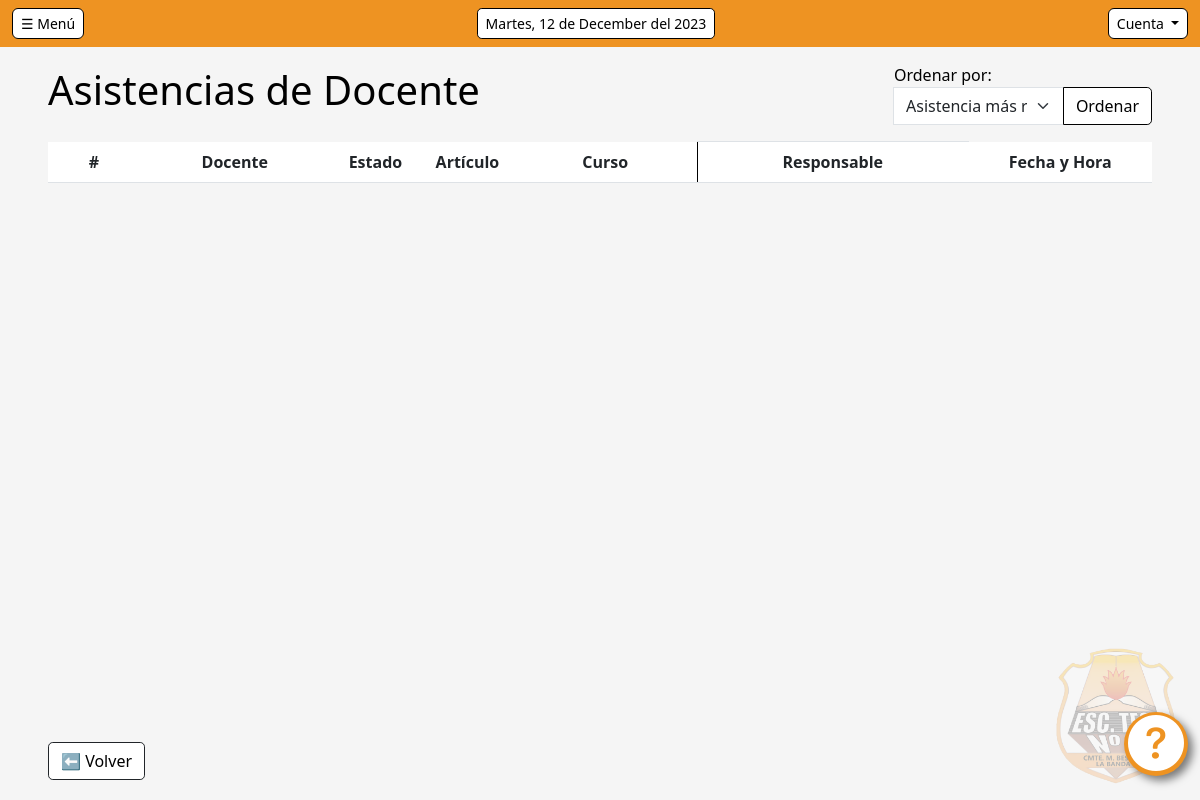
The page /gestion/Docente/Asistencia/4 (signed in) on the database as committed earlier.
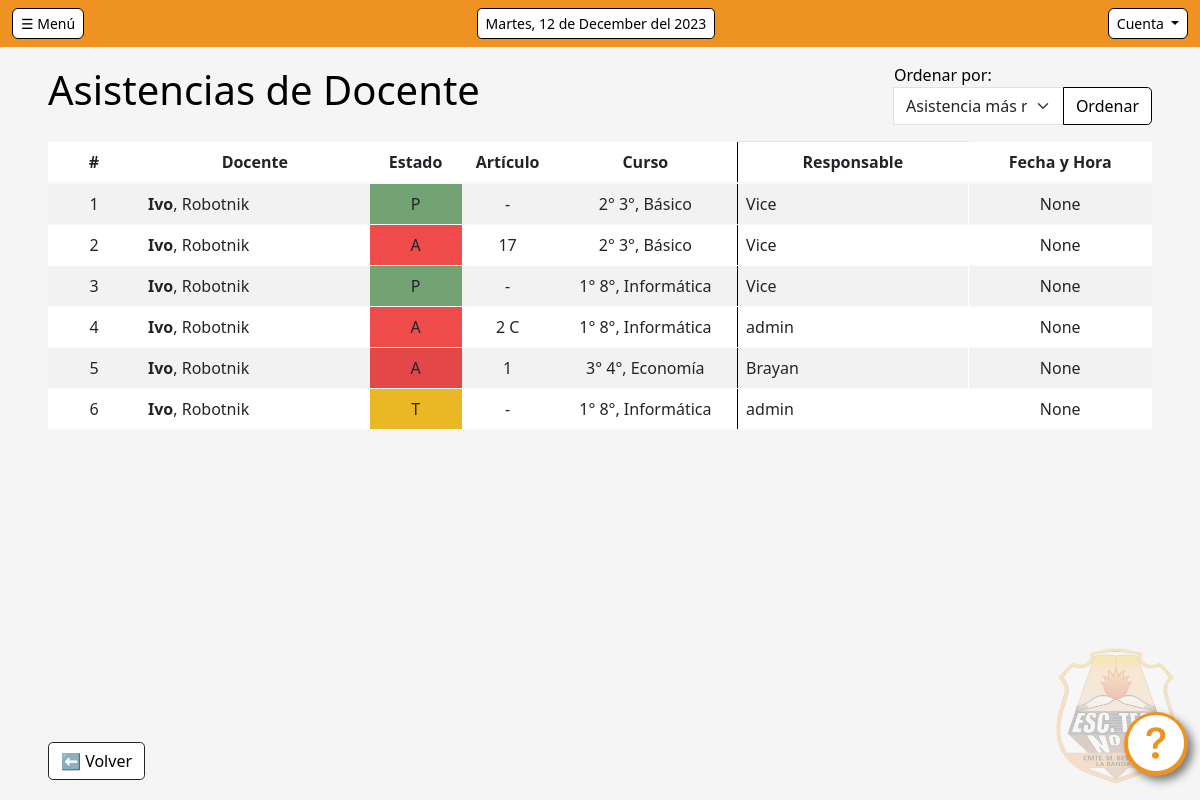
The same page on the database as committed later.
### scd/models.py (models this page shows, shortened)
class Asistencia(models.Model):
    id_asi = models.AutoField(primary_key=True)
    fecha = models.DateField(default=timezone.now, blank=False)
    asistencia = models.CharField(max_length=1, blank=False)
    articulo = models.CharField(max_length=20, blank=True)
    responsable = models.CharField(max_length=100)  # nuevo
    modificacion = models.DateTimeField(default=timezone.now, blank=False) # agregado: hora | agregado
    id_cla = models.ForeignKey(Clase, on_delete=models.CASCADE, null=True) # agregado: null

class Clase(models.Model):
    id_cla = models.AutoField(primary_key=True)
    id_hor = models.ForeignKey(Horario, on_delete=models.CASCADE)
    id_cur = models.ForeignKey(Curso, on_delete=models.CASCADE)
    id_dm = models.ForeignKey(doc_mat, on_delete=models.CASCADE)

class doc_mat(models.Model):
    id_dm = models.AutoField(primary_key=True)
    id_doc = models.ForeignKey(Docente, on_delete=models.CASCADE)
    id_mat = models.ForeignKey(Materia, on_delete=models.CASCADE)

class Docente(models.Model):
    id_doc = models.AutoField(primary_key=True)
    cuil = models.IntegerField(unique=True, blank=False)
    nombre = models.CharField(max_length=45, blank=False)
    apellido = models.CharField(max_length=30, blank=False)
    celular = models.CharField(max_length=15, blank=False)
    email = models.CharField(max_length=40, blank=False)
    domicilio = models.CharField(max_length=40, blank=False)
    localidad = models.CharField(max_length=30, blank=False)
    provincia = models.CharField(max_length=30, blank=False)
    genero = models.CharField(max_length=1, blank=False)
    estado = models.CharField(max_length=1, blank=False)

class Curso(models.Model):
    id_cur = models.AutoField(primary_key=True)
    anio = models.CharField(max_length=1, blank=False)
    division = models.CharField(max_length=1, blank=False)
    especialidad = models.CharField(max_length=15, blank=False)
    turno = models.CharField(max_length=8, blank=False)

### scd/views.py (the view, shortened to what this page needs)
# urls.py: path('gestion/Docente/Asistencia/<id_doc>', views.gestionDA, name='gestionDA'),
def gestionDA(request, id_doc):
    if request.method == 'GET':
        asistencias = Asistencia.objects.filter(id_cla__id_dm__id_doc__id_doc=id_doc).order_by('-id_asi')
        return render(request, "Asistencia/gestionDA.html", {"asistencias": asistencias})

### scd/templatetags/custom_filters.py (called while the page is built)
@register.filter(name='has_group')
def has_group(user, group_name):
    return user.groups.filter(name=group_name).exists()

### scd/templates/Asistencia/gestionDA.html (shortened to what this page needs)
{% extends "base.html" %}
{% load static %}
{% block body %}
<a href="{% url 'gestionAsistencia' %}" class="btn btn-secondary btn-ezq-inf-izq border-dark">
    ⬅️ Volver
</a>
<div class="row align-items-center mb-3">
    <div class="col">
        <h1>Asistencias de Docente</h1>
    </div>
    <div class="col-lg-3">
        <span>Ordenar por:</span>
        <form  method="POST">
            <div class="input-group"> {% csrf_token %}
                <select class="form-select" aria-label="Default select example" id="orden" name="orden">
                    <option value="1" selected>Asistencia más reciente</option>
                </select>
                <input type="submit" class="btn btn-outline-secondary" value="Ordenar"></input>
            </div>
        </form>
    </div>
</div>
<div class="table-responsive">
    <div class="scroll-box">
        <table class="table table-striped" id="tabla-registros">
            <thead>
                 <tr>
                    <th class="col-1 txt-datos">#</th>
                    <th class="col txt-datos">Docente</th>
                    <th class="col-1 txt-datos">Estado</th>
                    <th class="col-1 txt-datos">Artículo</th>
                    <th class="col-2 txt-datos">Curso</th>
                    <th class="col txt-datos th-asi-izq">Responsable</th>
                    <th class="col-2 txt-datos th-asi-der">
                        <div class="flex-box">
                            Fecha y Hora
                        </div>
                    </th>
                </tr>
            </thead>
            <tbody class="table-group-divider border-light">
                {% for a in asistencias %}
                    <tr>
                        <td class="txt-datos txt-centrado">{{forloop.counter}}</td>
                        <td class="txt-datos"><strong>{{a.id_cla.id_dm.id_doc.apellido}}</strong>, {{a.id_cla.id_dm.id_doc.nombre}}</td>
                        <td class="txt-datos txt-centrado celda-asistencia" data-asistencia="{{a.asistencia}}">{{a.asistencia}}</td>
                        <td class="txt-datos txt-centrado">{{a.articulo}}</td>
                        {% if a.id_cla %}
                            <td class="txt-datos txt-centrado">
                                {{a.id_cla.id_cur.anio}}° {{a.id_cla.id_cur.division}}°, {{a.id_cla.id_cur.especialidad}}
                            </td>
                        {% else %}
                            <td class="txt-datos txt-centrado">-</td>
                        {% endif %}
                        <td class="txt-datos td-responsable">{{a.responsable}}</td>
                        <td class="txt-datos txt-centrado">{{a.fecha}}</td>
                    </tr>
                {% endfor %}
            </tbody>
        </table>
    </div>
</div>
{% endblock %}

Rows that differ between the two databases and show on the page:
added Asistencia: id_cla.id_dm.id_doc.apellido "Ivo", id_cla.id_dm.id_doc.nombre "Robotnik", asistencia "P", articulo "-", id_cla.id_cur.anio "2", id_cla.id_cur.division "3", id_cla.id_cur.especialidad "Básico", responsable "Vice", fecha "None"
added Asistencia: id_cla.id_dm.id_doc.apellido "Ivo", id_cla.id_dm.id_doc.nombre "Robotnik", asistencia "A", articulo "17", id_cla.id_cur.anio "2", id_cla.id_cur.division "3", id_cla.id_cur.especialidad "Básico", responsable "Vice", fecha "None"
added Asistencia: id_cla.id_dm.id_doc.apellido "Ivo", id_cla.id_dm.id_doc.nombre "Robotnik", asistencia "P", articulo "-", id_cla.id_cur.anio "1", id_cla.id_cur.division "8", id_cla.id_cur.especialidad "Informática", responsable "Vice", fecha "None"
added Asistencia: id_cla.id_dm.id_doc.apellido "Ivo", id_cla.id_dm.id_doc.nombre "Robotnik", asistencia "A", articulo "2 C", id_cla.id_cur.anio "1", id_cla.id_cur.division "8", id_cla.id_cur.especialidad "Informática", responsable "admin", fecha "None"
added Asistencia: id_cla.id_dm.id_doc.apellido "Ivo", id_cla.id_dm.id_doc.nombre "Robotnik", asistencia "A", articulo "1", id_cla.id_cur.anio "3", id_cla.id_cur.division "4", id_cla.id_cur.especialidad "Economía", responsable "Brayan", fecha "None"
added Asistencia: id_cla.id_dm.id_doc.apellido "Ivo", id_cla.id_dm.id_doc.nombre "Robotnik", asistencia "T", articulo "-", id_cla.id_cur.anio "1", id_cla.id_cur.division "8", id_cla.id_cur.especialidad "Informática", responsable "admin", fecha "None"
